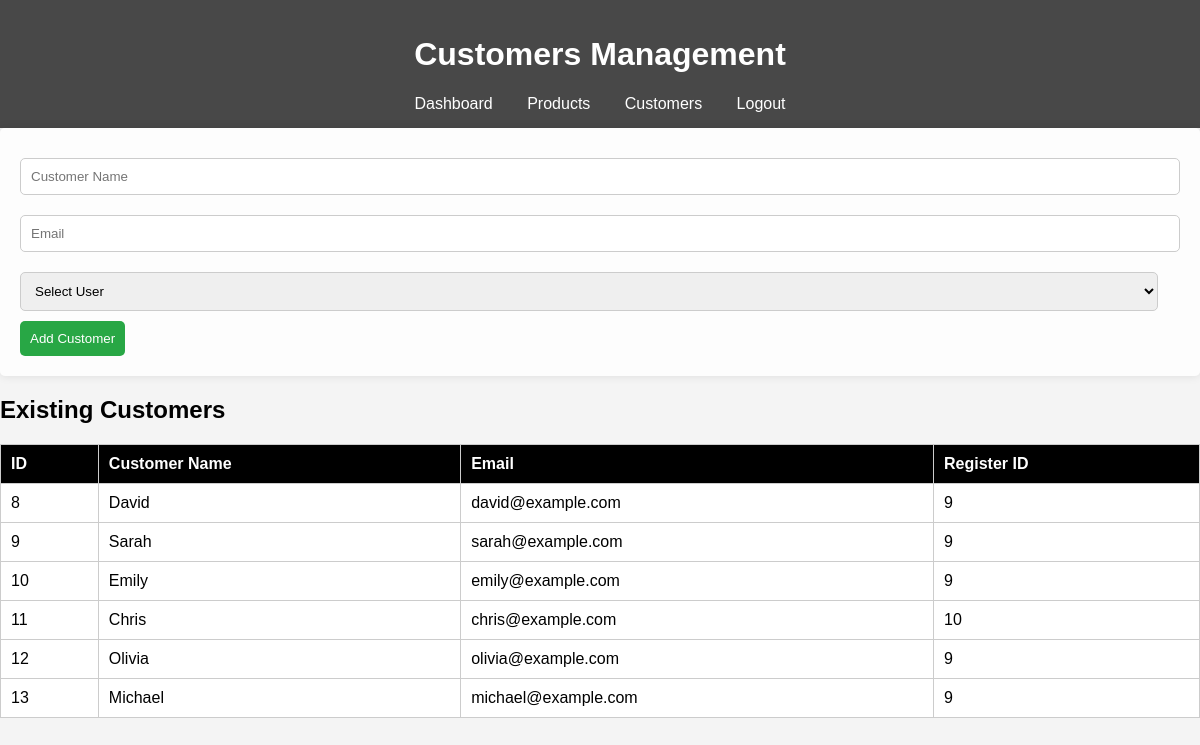
The app's page /customers.php (signed in) with its own data.
### tables this page shows
CREATE TABLE `customers` (
  `customer_id` int(11) NOT NULL,
  `customer_name` varchar(100) NOT NULL,
  `email` varchar(100) NOT NULL,
  `created_at` timestamp NOT NULL DEFAULT current_timestamp(),
  `register_id` int(10) NOT NULL
);

### customers.php (the view, shortened to what this page needs)
<?php
include('db_connection.php');
$query = "SELECT * FROM customers";
$result = mysqli_query($conn, $query);
?>
<!DOCTYPE html>
<html>
<head>
</head>
<body>
    <header>
        <h1>Customers Management</h1>
        <nav>
            <a href="dashboard.php">Dashboard</a>
            <a href="products.php">Products</a>
            <a href="customers.php">Customers</a>
            <a class="logout" href="logout.php">Logout</a>
        </nav>
    </header>
    <main>
        <form method="POST" action="">
            <input type="text" name="customer_name" placeholder="Customer Name" required>
            <input type="email" name="email" placeholder="Email" required>
            <select name="register_id" required>
                <option value="">Select User</option>
            </select>
            <button type="submit">Add Customer</button>
        </form>
        <h2>Existing Customers</h2>
        <table>
            <tr>
                <th>ID</th>
                <th>Customer Name</th>
                <th>Email</th>
                <th>Register ID</th>
            </tr>
            <?php while ($row = mysqli_fetch_assoc($result)): ?>
            <tr>
                <td><?php echo htmlspecialchars($row['customer_id']); ?></td>
                <td><?php echo htmlspecialchars($row['customer_name']); ?></td>
                <td><?php echo htmlspecialchars($row['email']); ?></td>
                <td><?php echo htmlspecialchars($row['register_id']); ?></td>
            </tr>
            <?php endwhile; ?>
        </table>
    </main>
</body>
</html>

### customers.php (style rules this page uses)
body { font-family: Arial, sans-serif; background-color: #f4f4f4; margin: 0; padding: 0; background-image: url('https://img.freepik.com/premium-photo/flat-lay-various-technology-items-office-supplies-accessories-blue-background_36682-205936.jpg'); background-size: cover; background-position: center; }
header { background: rgba(0, 0, 0, 0.7); color: white; padding: 15px; text-align: center; }
nav a { color: white; text-decoration: none; margin: 0 15px; }
table { width: 100%; border-collapse: collapse; margin-top: 20px; background: white; }
th, td { padding: 10px; border: 1px solid #ccc; text-align: left; }
th { background-color: black; color: white; }
form { background: rgba(255, 255, 255, 0.8); padding: 20px; border-radius: 5px; box-shadow: 0 0 10px rgba(0, 0, 0, 0.1); }
input, select { width: calc(100% - 22px); padding: 10px; margin: 10px 0; border: 1px solid #ccc; border-radius: 5px; }
button { background: #28a745; color: white; border: none; padding: 10px; cursor: pointer; border-radius: 5px; }

### records on screen
customers: customer_id "8", customer_name "David", email "david@example.com", register "9"
customers: customer_id "9", customer_name "Sarah", email "sarah@example.com", register "9"
customers: customer_id "10", customer_name "Emily", email "emily@example.com", register "9"
customers: customer_id "11", customer_name "Chris", email "chris@example.com", register "10"
customers: customer_id "12", customer_name "Olivia", email "olivia@example.com", register "9"
customers: customer_id "13", customer_name "Michael", email "michael@example.com", register "9"
